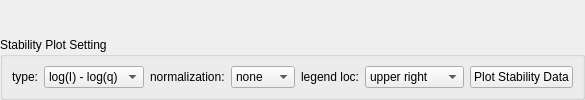
       <widget class="QWidget" name="tab_3">
        <attribute name="title">
         <string>Stability</string>
        </attribute>
        <layout class="QGridLayout" name="gridLayout_6">
         <property name="leftMargin">
          <number>0</number>
         </property>
         <property name="topMargin">
          <number>0</number>
         </property>
         <property name="rightMargin">
          <number>0</number>
         </property>
         <property name="bottomMargin">
          <number>0</number>
         </property>
         <item row="0" column="0">
          <widget class="PlotWidget" name="mp_stab" native="true">
           <property name="sizePolicy">
            <sizepolicy hsizetype="Expanding" vsizetype="Expanding">
             <horstretch>0</horstretch>
             <verstretch>0</verstretch>
            </sizepolicy>
           </property>
          </widget>
         </item>
         <item row="1" column="0">
          <widget class="QGroupBox" name="groupBox_4">
           <property name="sizePolicy">
            <sizepolicy hsizetype="Expanding" vsizetype="Preferred">
             <horstretch>0</horstretch>
             <verstretch>0</verstretch>
            </sizepolicy>
           </property>
           <property name="minimumSize">
            <size>
             <width>0</width>
             <height>0</height>
            </size>
           </property>
           <property name="title">
            <string>Stability Plot Setting</string>
           </property>
           <layout class="QGridLayout" name="gridLayout_17">
            <item row="0" column="1">
             <widget class="QComboBox" name="cb_stab_type">
              <property name="currentIndex">
               <number>3</number>
              </property>
              <item>
               <property name="text">
                <string>I - q</string>
               </property>
              </item>
              <item>
               <property name="text">
                <string>I - log(q)</string>
               </property>
              </item>
              <item>
               <property name="text">
                <string>log(I) - q</string>
               </property>
              </item>
              <item>
               <property name="text">
                <string>log(I) - log(q)</string>
               </property>
              </item>
             </widget>
            </item>
            <item row="0" column="4">
             <widget class="QLabel" name="label_68">
              <property name="text">
               <string>legend loc:</string>
              </property>
             </widget>
            </item>
            <item row="0" column="3">
             <widget class="QComboBox" name="cb_stab_norm">
              <property name="currentIndex">
               <number>0</number>
              </property>
              <item>
               <property name="text">
                <string>none</string>
               </property>
              </item>
              <item>
               <property name="text">
                <string>I' = Iq2</string>
               </property>
              </item>
              <item>
               <property name="text">
                <string>I' = Iq4</string>
               </property>
              </item>
              <item>
               <property name="text">
                <string>I' = I/Io</string>
               </property>
              </item>
             </widget>
            </item>
            <item row="0" column="5">
             <widget class="QComboBox" name="stab_legend_loc">
              <item>
               <property name="text">
                <string>upper right</string>
               </property>
              </item>
              <item>
               <property name="text">
                <string>upper center</string>
               </property>
              </item>
              <item>
               <property name="text">
                <string>upper left</string>
               </property>
              </item>
              <item>
               <property name="text">
                <string>center right</string>
               </property>
              </item>
              <item>
               <property name="text">
                <string>center</string>
               </property>
              </item>
              <item>
               <property name="text">
                <string>center left</string>
               </property>
              </item>
              <item>
               <property name="text">
                <string>lower right</string>
               </property>
              </item>
              <item>
               <property name="text">
                <string>lower center</string>
               </property>
              </item>
              <item>
               <property name="text">
                <string>lower left</string>
               </property>
              </item>
             </widget>
            </item>
            <item row="0" column="0">
             <widget class="QLabel" name="label_14">
              <property name="text">
               <string>type:</string>
              </property>
             </widget>
            </item>
            <item row="0" column="2">
             <widget class="QLabel" name="label_16">
              <property name="text">
               <string>normalization:</string>
              </property>
             </widget>
            </item>
            <item row="0" column="6">
             <widget class="QPushButton" name="pushButton_plot_stability">
              <property name="text">
               <string>Plot Stability Data</string>
              </property>
             </widget>
            </item>
           </layout>
          </widget>
         </item>
        </layout>
       </widget>
